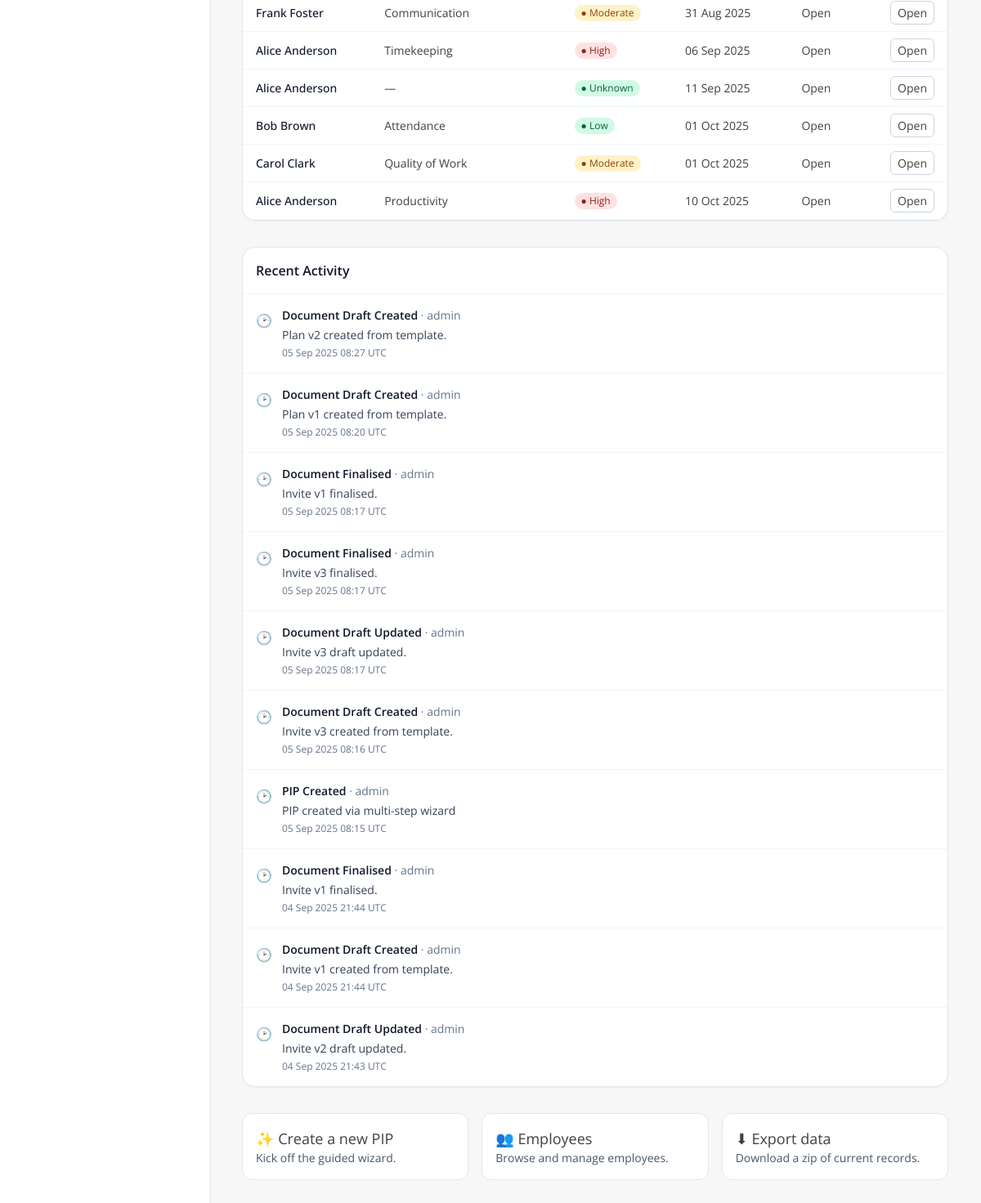
Page /dashboard (signed in, lower part) on the earlier database version.
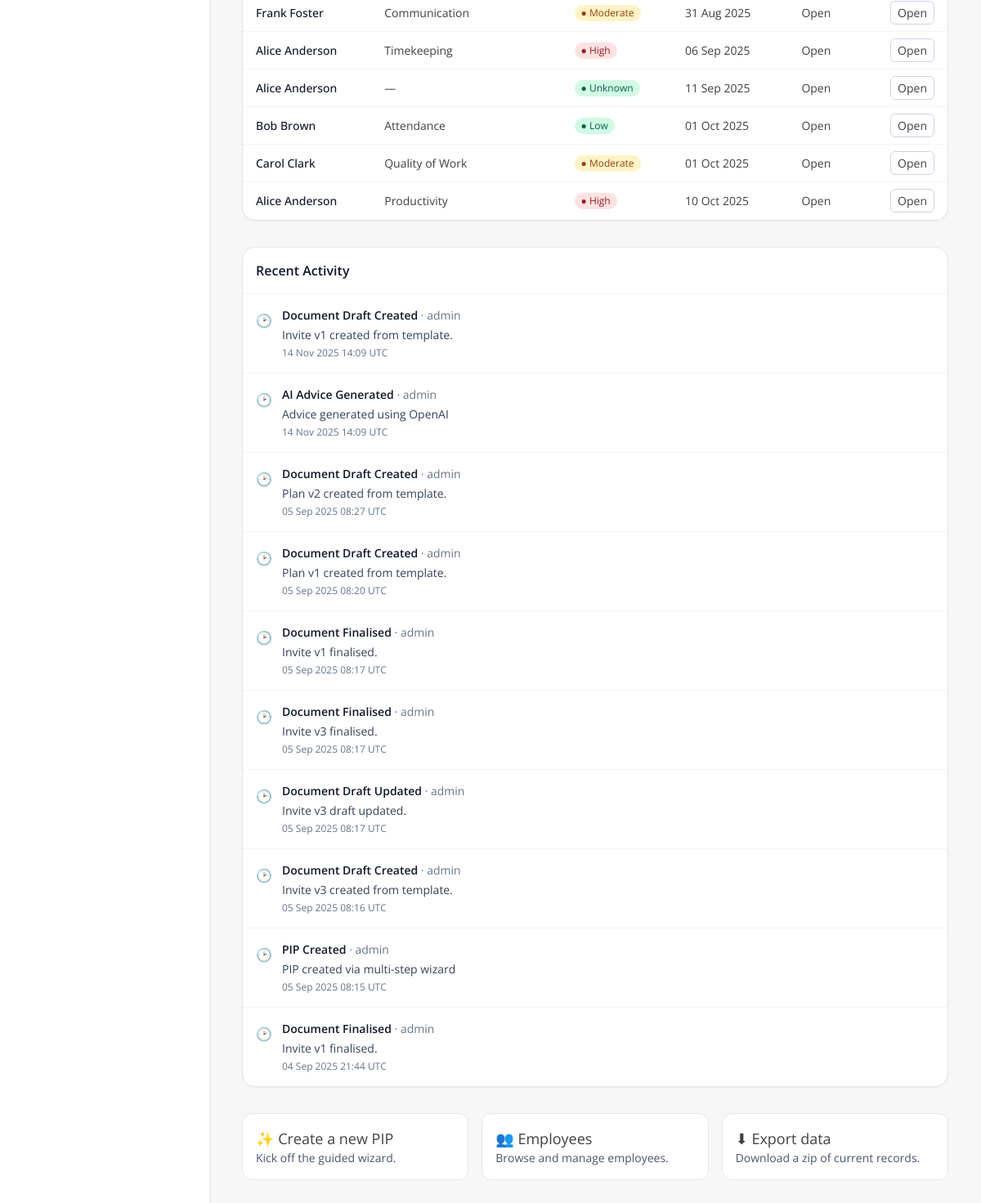
Same page on the later database version.
### models.py (models this page shows)
class PIPRecord(db.Model):
    __tablename__ = 'pip_record'
    id = db.Column(db.Integer, primary_key=True)
    employee_id = db.Column(db.Integer, db.ForeignKey('employee.id'), nullable=False)
    assigned_to = db.Column(db.Integer, db.ForeignKey('user.id'), nullable=True)  # NEW
    concerns = db.Column(db.Text, nullable=False)
    start_date = db.Column(db.Date, nullable=False)
    review_date = db.Column(db.Date, nullable=False)
    meeting_notes = db.Column(db.Text)
    status = db.Column(db.String(20), default='Open')
    created_by = db.Column(db.String(100))
    created_at = db.Column(db.DateTime, default=datetime.utcnow)
    last_updated = db.Column(db.DateTime, default=datetime.utcnow, onupdate=datetime.utcnow)
    ai_advice = db.Column(db.Text)
    ai_advice_generated_at = db.Column(db.DateTime)
    capability_meeting_date = db.Column(db.DateTime, nullable=True)
    capability_meeting_time = db.Column(db.String, nullable=True)
    capability_meeting_venue = db.Column(db.String, nullable=True)
    concern_category = db.Column(db.String(100))
    severity = db.Column(db.String(50))
    frequency = db.Column(db.String(50))
    tags = db.Column(db.Text)
    ai_summary = db.Column(db.Text, nullable=True)
    ai_action_suggestions = db.Column(JSON, nullable=True)
    ai_next_up = db.Column(JSON, nullable=True)
    ai_actions_accepted = db.Column(JSON, nullable=True)
    outcome_status = db.Column(db.String(50), nullable=True)  # e.g., Successful, Extended, Unsuccessful
    outcome_notes = db.Column(db.Text, nullable=True)
    employee = db.relationship('Employee', back_populates='pips')
    assignee = db.relationship('User', backref='assigned_pips')  # NEW
    action_items = db.relationship(
        'PIPActionItem',
        back_populates='pip_record',
        cascade='all, delete-orphan',
        lazy=True
    )
    timeline_events = db.relationship(
        'TimelineEvent',
        back_populates='pip_record',
        cascade='all, delete-orphan',
        lazy=True
    )

class Employee(db.Model):
    id = db.Column(db.Integer, primary_key=True)
    first_name = db.Column(db.String(100))
    last_name = db.Column(db.String(100))
    job_title = db.Column(db.String(100))
    line_manager = db.Column(db.String(100))
    service = db.Column(db.String(100))
    start_date = db.Column(db.Date)
    team_id = db.Column(db.Integer)
    email = db.Column(db.String(120), nullable=True)
    pips = db.relationship('PIPRecord', back_populates='employee', lazy=True)

class TimelineEvent(db.Model):
    __tablename__ = 'timeline_event'
    id = db.Column(db.Integer, primary_key=True)
    pip_record_id = db.Column(db.Integer, db.ForeignKey('pip_record.id'), nullable=True)
    timestamp = db.Column(db.DateTime, default=datetime.utcnow)
    event_type = db.Column(db.String(100))
    notes = db.Column(db.Text)
    updated_by = db.Column(db.String(100))
    created_at = db.Column(db.DateTime, default=datetime.utcnow)
    pip_record = db.relationship(
        'PIPRecord',
        back_populates='timeline_events'
    )

### app.py (the view)
@app.route('/dashboard')
@login_required
def dashboard():
    total_employees = Employee.query.count()
    active_pips = PIPRecord.query.filter_by(status='Open').count()
    completed_pips = PIPRecord.query.filter_by(status='Completed').count()
    today = datetime.now(timezone.utc).date()
    upcoming_deadline = today + timedelta(days=7)
    overdue_reviews = PIPRecord.query.filter(
        PIPRecord.status == 'Open',
        PIPRecord.review_date < today
    ).count()
    if current_user.admin_level == 0:
        q_open = PIPRecord.query.join(Employee).filter(Employee.team_id == current_user.team_id)
        q_upcoming = q_open.filter(
            PIPRecord.status == 'Open',
            PIPRecord.review_date >= today,
            PIPRecord.review_date <= upcoming_deadline
        )
        open_pips = q_open.filter(PIPRecord.status == 'Open') \
                          .order_by(PIPRecord.review_date.asc().nullslast()).all()
        upcoming_pips = q_upcoming.order_by(PIPRecord.review_date.asc()).all()
        due_soon_count = q_upcoming.count()
    else:
        open_pips = PIPRecord.query.filter(PIPRecord.status == 'Open') \
                                   .join(Employee) \
                                   .order_by(PIPRecord.review_date.asc().nullslast()).all()
        upcoming_pips = PIPRecord.query.filter(
            PIPRecord.status == 'Open',
            PIPRecord.review_date >= today,
            PIPRecord.review_date <= upcoming_deadline
        ).order_by(PIPRecord.review_date.asc()).all()
        due_soon_count = PIPRecord.query.filter(
            PIPRecord.status == 'Open',
            PIPRecord.review_date >= today,
            PIPRecord.review_date <= upcoming_deadline
        ).count()
    recent_activity = TimelineEvent.query.order_by(TimelineEvent.timestamp.desc()).limit(10).all()
    draft = get_active_draft_for_user(current_user.id)
    return render_template(
        'dashboard.html',
        total_employees=total_employees,
        active_pips=active_pips,
        completed_pips=completed_pips,
        overdue_reviews=overdue_reviews,
        recent_activity=recent_activity,
        upcoming_pips=upcoming_pips,
        open_pips=open_pips,
        due_soon_count=due_soon_count,
        draft=draft
    )

### app.py (called while the page is built)
@app.context_processor
def inject_module():
    return dict(active_module=session.get('active_module'))

@app.context_processor
def inject_csrf_token():
    return dict(csrf_token=generate_csrf)

@login_manager.user_loader
def load_user(user_id):
    return db.session.get(User, int(user_id))

@app.before_request
def set_active_module():
    path = request.path.lower()
    if path.startswith('/pip/') or \
       path.startswith('/employee/') or \
       path in ['/dashboard', '/pip_list', '/employee/list', '/employee/add', '/pip/select-employee']:
        session['active_module'] = 'PIP'
    elif path.startswith('/probation/'):
        session['active_module'] = 'Probation'
    elif path == '/':
        session.pop('active_module', None)

def get_active_draft_for_user(user_id):
    return DraftPIP.query.filter_by(user_id=user_id, is_dismissed=False)\
                         .order_by(DraftPIP.updated_at.desc()).first()

@app.context_processor
def inject_csrf_token():
    return dict(csrf_token=generate_csrf)

### models.py (called while the page is built)
    def is_superuser(self):
        return self.admin_level == 2

### templates/dashboard.html (shortened to what this page needs)
{% extends "base.html" %}
{% block content %}
<div class="max-w-7xl mx-auto px-4 py-8">
    {% set items = upcoming_pips or [] %}
  <div class="mt-8 rounded-2xl border border-slate-200 bg-white shadow-sm">
    {% if open_pips and open_pips|length > 0 %}
    <div class="overflow-x-auto">
      <table class="min-w-full text-sm">
        <tbody>
          {% for p in open_pips %}
          <tr class="border-b border-slate-100 hover:bg-slate-50">
            <td class="px-4 py-3 font-medium text-slate-900">
              {{ p.employee.first_name }} {{ p.employee.last_name }}
            </td>
            <td class="px-4 py-3">{{ p.concern_category or '—' }}</td>
            <td class="px-4 py-3">
              <span class="inline-flex items-center gap-1 rounded-full px-2 py-0.5 text-xs
                {% if p.severity == 'High' %}bg-red-100 text-red-800
                {% elif p.severity == 'Moderate' %}bg-amber-100 text-amber-800
                {% else %}bg-emerald-100 text-emerald-800{% endif %}">
                ● {{ p.severity or 'Unknown' }}
              </span>
            </td>
            <td class="px-4 py-3">{{ p.review_date.strftime('%d %b %Y') if p.review_date else '—' }}</td>
            <td class="px-4 py-3">{{ p.status or 'Open' }}</td>
            <td class="px-4 py-3 text-right">
              <a href="{{ url_for('pip_detail', id=p.id) }}"
                 class="rounded-md border border-slate-300 px-2 py-1 hover:bg-slate-50">Open</a>
            </td>
          </tr>
          {% endfor %}
        </tbody>
      </table>
    </div>
    {% else %}
      <div class="p-6 text-center text-slate-500 text-sm">No open PIPs assigned to you.</div>
    {% endif %}
  </div>
  <div class="mt-8 rounded-2xl border border-slate-200 bg-white shadow-sm">
    <div class="p-4 border-b border-slate-100">
      <h3 class="text-base font-semibold text-slate-900">Recent Activity</h3>
    </div>
    <div class="divide-y divide-slate-100">
      {% for ev in (recent_activity or []) %}
      <div class="p-4 flex items-start gap-3">
        <div class="mt-1">🕑</div>
        <div class="flex-1">
          <div class="text-sm text-slate-900">
            <span class="font-semibold">{{ ev.event_type }}</span>
            {% if ev.updated_by %}<span class="text-slate-500"> · {{ ev.updated_by }}</span>{% endif %}
          </div>
          {% if ev.notes %}<div class="text-sm text-slate-700 mt-1">{{ ev.notes }}</div>{% endif %}
          {% if ev.timestamp %}<div class="text-xs text-slate-500 mt-1">{{ ev.timestamp.strftime('%d %b %Y %H:%M') }} UTC</div>{% endif %}
        </div>
      </div>
      {% else %}
      <div class="p-6 text-center text-slate-500 text-sm">No recent activity for your assigned cases.</div>
      {% endfor %}
    </div>
  </div>
  <div class="mt-8 grid grid-cols-1 md:grid-cols-3 gap-4">
    <a href="{{ url_for('create_pip_wizard') }}"
       class="rounded-xl border border-slate-200 bg-white p-4 hover:shadow-md transition">
      <div class="text-lg">✨ Create a new PIP</div>
      <div class="text-sm text-slate-600">Kick off the guided wizard.</div>
    </a>
    <a href="{{ url_for('employee_list') }}"
       class="rounded-xl border border-slate-200 bg-white p-4 hover:shadow-md transition">
      <div class="text-lg">👥 Employees</div>
      <div class="text-sm text-slate-600">Browse and manage employees.</div>
    </a>
    <a href="{{ url_for('export_data') }}"
       class="rounded-xl border border-slate-200 bg-white p-4 hover:shadow-md transition">
      <div class="text-lg">⬇ Export data</div>
      <div class="text-sm text-slate-600">Download a zip of current records.</div>
    </a>
  </div>
</div>
{% endblock %}

Differences in the rows shown:
no longer on this page (row unchanged): TimelineEvent: event_type "Document Draft Created", updated_by "admin", notes "Invite v1 created from template.", timestamp "04 Sep 2025 21:44"
no longer on this page (row unchanged): TimelineEvent: event_type "Document Draft Updated", updated_by "admin", notes "Invite v2 draft updated.", timestamp "04 Sep 2025 21:43"
added TimelineEvent: event_type "Document Draft Created", updated_by "admin", notes "Invite v1 created from template.", timestamp "14 Nov 2025 14:09"
added TimelineEvent: event_type "AI Advice Generated", updated_by "admin", notes "Advice generated using OpenAI", timestamp "14 Nov 2025 14:09"
